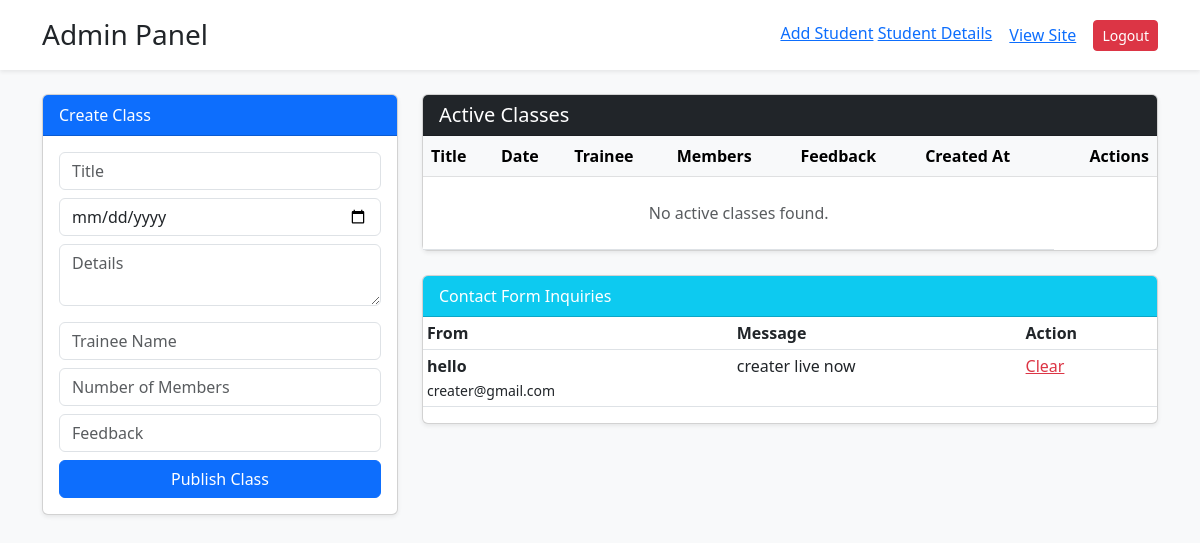
Page /admin (signed in) on the earlier database version.
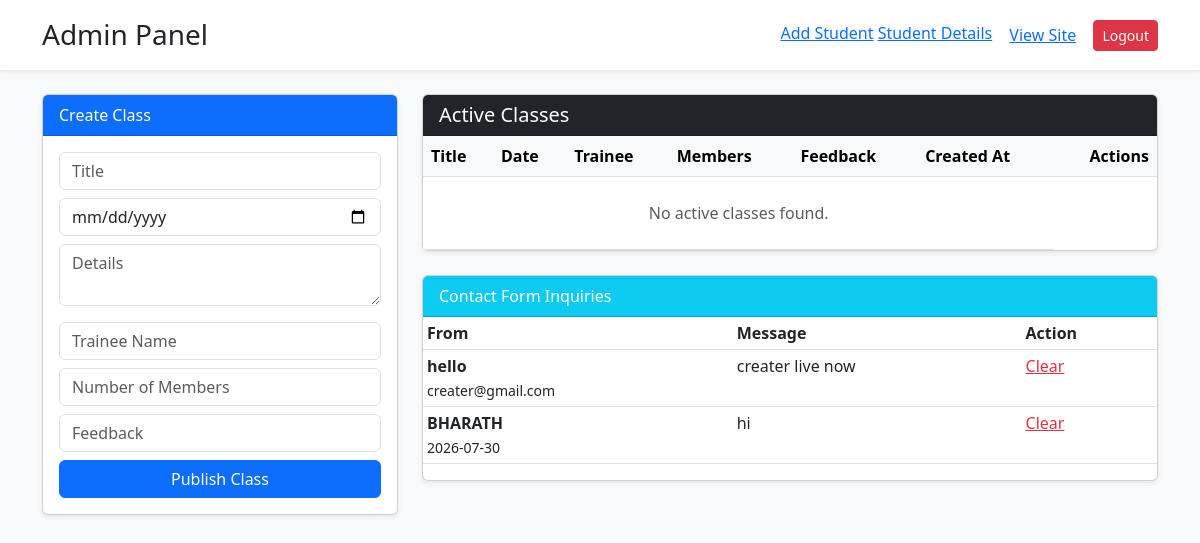
Same page on the later database version.
### app.py (models this page shows)
class Message(db.Model):
    id = db.Column(db.Integer, primary_key=True)
    name = db.Column(db.String(100))
    email = db.Column(db.String(100))
    content = db.Column(db.Text)

### app.py (the view)
@app.route('/admin')
@login_required
def admin_panel():
    classes = Class.query.all()
    messages = Message.query.all()
    return render_template('admin.html', classes=classes, messages=messages)

### app.py (called while the page is built)
@login_manager.user_loader
def load_user(user_id):
    return User.query.get(int(user_id))

### templates/admin.html (shortened to what this page needs)
<!DOCTYPE html>
<html lang="en">
  <head>
    <link href="https://cdn.jsdelivr.net/npm/bootstrap@5.3.0/dist/css/bootstrap.min.css" rel="stylesheet" />
    <link href="https://cdn.jsdelivr.net/npm/bootstrap@5.3.0/dist/css/bootstrap.min.css" rel="stylesheet" />
  </head>
  <body class="bg-light">
    <div class="container-fluid bg-white shadow-sm mb-4 p-3">
      <div class="container d-flex justify-content-between align-items-center">
        <h3 class="m-0 text-dark">Admin Panel</h3>
        <div>
            <a href="/admin/add_student">Add Student</a>
            <a href="/student_details">Student Details</a>
          <a href="/" class="btn btn-link">View Site</a>
          <a href="/logout" class="btn btn-danger btn-sm">Logout</a>
        </div>
      </div>
    </div>
    <div class="container">
      <div class="row">
        <div class="col-lg-4">
          <div class="card mb-4 shadow-sm">
            <div class="card-header bg-primary text-white">Create Class</div>
            <div class="card-body">
              <form action="/admin/add_class" method="POST">
                <input type="text" name="title" class="form-control mb-2" placeholder="Title" required />
                <input type="date" name="date" class="form-control mb-2" required />
                <textarea name="description" class="form-control mb-3" placeholder="Details" required></textarea>
                <input type="text" name="trainee_name" class="form-control mb-2" placeholder="Trainee Name" required />
                <input type="number" name="members" class="form-control mb-2" placeholder="Number of Members" required />
                <input type="text" name="feeback" class="form-control mb-2" placeholder="Feedback" required />
                <button class="btn btn-primary w-100">Publish Class</button>
              </form>
            </div>
          </div>
        </div>
        <div class="col-lg-8">
          <div class="card shadow-sm mb-4">
            <div class="card-header bg-dark text-white d-flex justify-content-between align-items-center">
              <h5 class="mb-0">Active Classes</h5>
            </div>
            <div class="table-responsive">
              <table class="table table-hover align-middle mb-0">
                <thead class="table-light">
                  <tr>
                    <th>Title</th>
                    <th>Date</th>
                    <th>Trainee</th>
                    <th>Members</th>
                    <th>Feedback</th>
                    <th>Created At</th>
                    <th class="text-end">Actions</th>
                  </tr>
                </thead>
                <tbody>
                  {% for c in classes %}
                    <tr>
                      <td>
                        <strong>{{ c.title }}</strong>
                        {% if c.description %}
                          <br /><small class="text-muted">{{ c.description }}</small>
                        {% endif %}
                      </td>
                      <td>{{ c.date }}</td>
                      <td>{{ c.trainee_name or 'N/A' }}</td>
                      <td>
                        <span class="badge bg-secondary">{{ c.members or 0 }}</span>
                      </td>
                      <td>{{ c.feeback or 'No feedback' }}</td>
                      <td>{{ c.created_at.strftime('%Y-%m-%d') if c.created_at else 'N/A' }}</td>
                      <td class="text-end">
                        <a href="{{ url_for('update_class', id=c.id) }}" class="btn btn-warning btn-sm me-1">Edit</a>
                        <a href="{{ url_for('delete_class', id=c.id) }}" class="btn btn-danger btn-sm" onclick="return confirm('Are you sure you want to delete this class?');">Delete</a>
                      </td>
                    </tr>
                  {% else %}
                    <tr>
                      <td colspan="6" class="text-center text-muted py-4">No active classes found.</td>
                    </tr>
                  {% endfor %}
                </tbody>
              </table>
            </div>
          </div>
          <div class="card shadow-sm">
            <div class="card-header bg-info text-white">Contact Form Inquiries</div>
            <div class="table-responsive">
              <table class="table table-sm">
                <thead>
                  <tr>
                    <th>From</th>
                    <th>Message</th>
                    <th>Action</th>
                  </tr>
                </thead>
                <tbody>
                  {% for m in messages %}
                    <tr>
                      <td>
                        <strong>{{ m.name }}</strong><br /><small>{{ m.email }}</small>
                      </td>
                      <td>{{ m.content }}</td>
                      <td>
                        <a href="/admin/delete_msg/{{ m.id }}" class="text-danger">Clear</a>
                      </td>
                    </tr>
                  {% endfor %}
                </tbody>
              </table>
            </div>
          </div>
        </div>
      </div>
    </div>
  </body>
</html>

Differences in the rows shown:
added Message: name "BHARATH", email "2026-07-30", content "hi"
